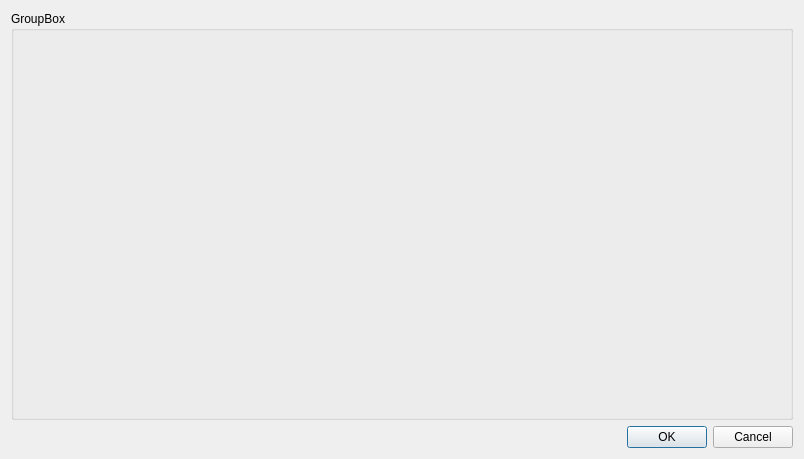
<?xml version="1.0" encoding="UTF-8"?>
<ui version="4.0">
 <class>Dialog</class>
 <widget class="QDialog" name="Dialog">
  <property name="geometry">
   <rect>
    <x>0</x>
    <y>0</y>
    <width>804</width>
    <height>459</height>
   </rect>
  </property>
  <property name="sizePolicy">
   <sizepolicy hsizetype="Fixed" vsizetype="Preferred">
    <horstretch>0</horstretch>
    <verstretch>0</verstretch>
   </sizepolicy>
  </property>
  <property name="minimumSize">
   <size>
    <width>804</width>
    <height>0</height>
   </size>
  </property>
  <property name="maximumSize">
   <size>
    <width>804</width>
    <height>16777215</height>
   </size>
  </property>
  <property name="windowTitle">
   <string>SomeWizard</string>
  </property>
  <property name="sizeGripEnabled">
   <bool>false</bool>
  </property>
  <property name="modal">
   <bool>true</bool>
  </property>
  <layout class="QGridLayout" name="gridLayout">
   <item row="0" column="0">
    <widget class="QGroupBox" name="grpParams">
     <property name="title">
      <string>GroupBox</string>
     </property>
     <property name="alignment">
      <set>Qt::AlignLeading|Qt::AlignLeft|Qt::AlignTop</set>
     </property>
    </widget>
   </item>
   <item row="1" column="0">
    <widget class="QDialogButtonBox" name="buttonBox">
     <property name="enabled">
      <bool>true</bool>
     </property>
     <property name="standardButtons">
      <set>QDialogButtonBox::Cancel|QDialogButtonBox::Ok</set>
     </property>
    </widget>
   </item>
  </layout>
 </widget>
 <resources/>
 <connections/>
</ui>
